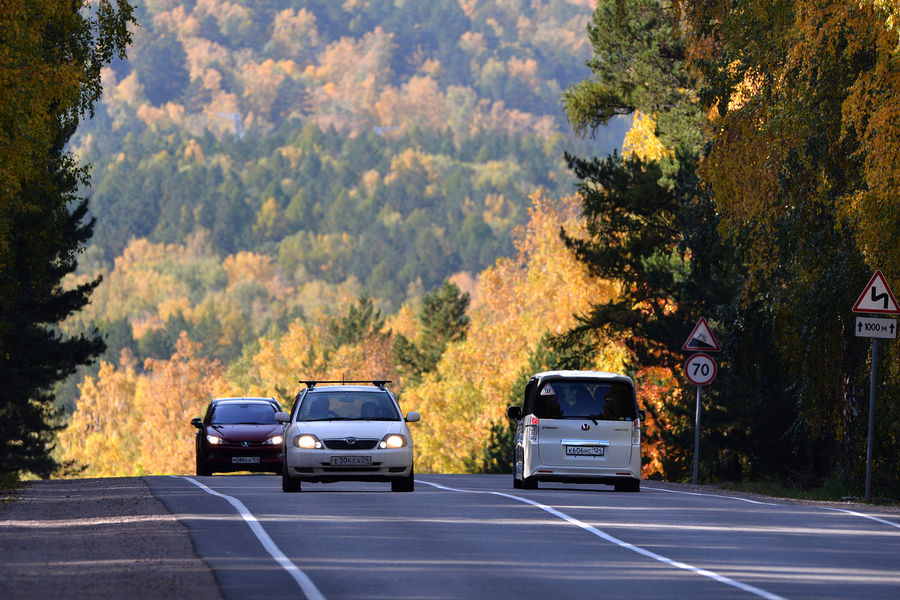
#> input picture img.jpg, 900 x 600 px
$ python main.py
#> lines starting #> are read from the running program, lines starting #| are printed output that depends on the picture; after the words box and inside, x2 and y2 are one past the last pixel; in counts of white or black regions, pixels touching at a corner belong together
### function.py
from pickletools import uint8

import cv2
import numpy as np
from collections import namedtuple
import random

def convert_to_grayscale(image_path: str)-> np.ndarray:
#> called with image_path = 'img.jpg'
    image: np.ndarray = cv2.imread(image_path)
#> image is the input picture: shape (600, 900, 3); mean B, G, R 88.2, 95.7, 102

    if image is None:
        raise ValueError("Помилка: не вийшло завантажити зображення.")

    res_image: np.ndarray = cv2.cvtColor(image, cv2.COLOR_BGR2GRAY)
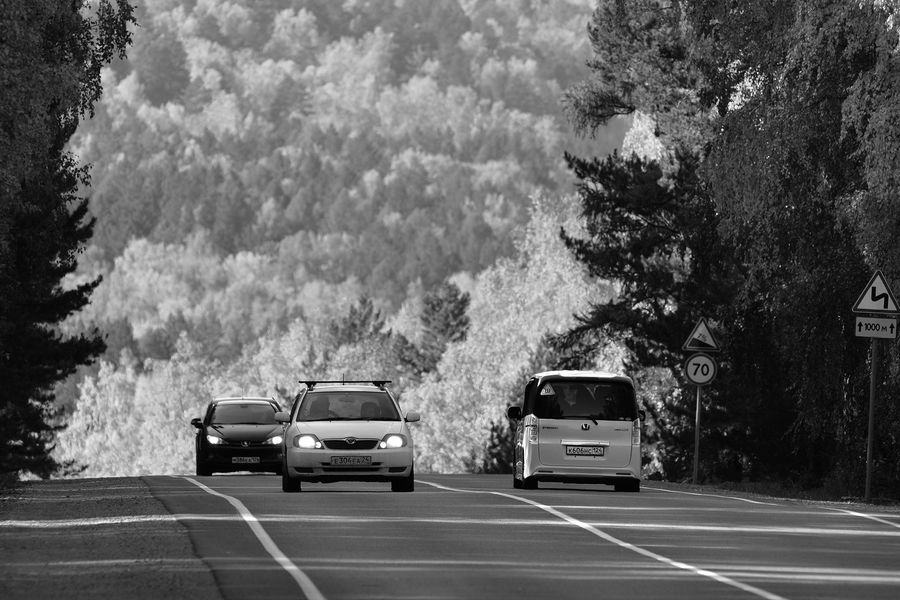
#> res_image: shape (600, 900); min 0, max 255, mean 96.7
#> call 2 of convert_to_grayscale, with image_path = 'img2.png'
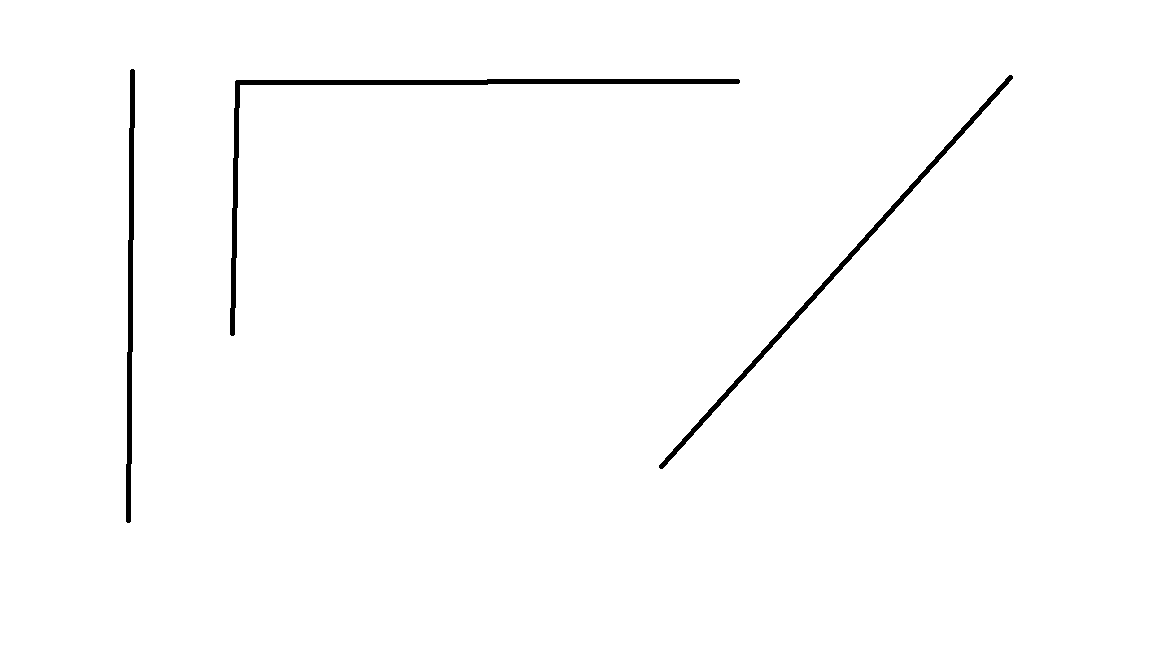
#> input picture img2.png, 1152 x 648 px
#> in convert_to_grayscale, image is the input picture: shape (648, 1152, 3); 98.8% white; 3 black regions, box (x1, y1, x2, y2) and area: (230, 79, 740, 336) 3776, (659, 75, 1013, 469) 2612, (126, 69, 135, 523) 2266

    return res_image

def checkThreshold(threshold: int):
    if threshold < 0 or threshold > 255:
        raise ValueError("Помилка: значення порогу виходить за межі (0 <= T <=255).")

def checkIsImageGray(img: np.ndarray):
    if len(img.shape) == 3:
        raise ValueError("Помилка: вхідне зображення має бути у відтінках сірого.")

# [39 lines left out: functions binarizationWithThresholdRaw, binarizationWithThreshold, getHistogramRaw, getHistogram, not called in this run]

def getOmegaRaw(img: np.ndarray):
    return img.shape[0] * img.shape[1]


# [80 lines left out: functions getRelativeHistogramRaw, getRelativeHistogram, OtsuBinarization, XDoGRaw, XDoG, XDoGBinarization, not called in this run]

def getInterval(pixel):
    intervals = [(0, 50), (51, 100), (101, 150), (151, 200), (201, 255)]
    for interval in intervals:
        if pixel >= interval[0] and pixel <= interval[1]:
            return interval


def generate_unique_color(existing_colors):
    while True:
        color = np.array([random.randint(0, 255), random.randint(0, 255), random.randint(0, 255)], dtype=np.uint8)

        if not any(np.array_equal(color, existing_color) for existing_color in existing_colors):
            existing_colors.append(color)
            return color

def SRG(img: np.ndarray) -> np.ndarray | None:
    try:
        checkIsImageGray(img)
        height, width = img.shape
#> height = 648; width = 1152
        control_array = np.zeros((height, width), dtype=bool)
        segment = namedtuple("Segment", ["interval", "points"])
        segments = []
        directions = [(-1, 0), (1, 0), (0, -1), (0, 1)]
        activeInterval = None
        tmpPoints = []
        stack = []
        for y in range(height):
            for x in range(width):
                if not control_array[y, x]:
                    tmpPoints = []
                    control_array[y, x] = True
                    stack.append((y, x))
                    tmpPoints.append((y, x))
                    activeInterval = getInterval(img[y, x])
                    while stack:
                        py, px = stack.pop()
                        for dx, dy in directions:
                            nx, ny = px + dx, py + dy

                            if 0 <= ny < height and 0 <= nx < width:
                                pixel = img[ny, nx]
                                if pixel >= activeInterval[0] and pixel <= activeInterval[1]:
                                    if not control_array[ny, nx]:
                                        control_array[ny, nx] = True
                                        stack.append((ny, nx))
                                        tmpPoints.append((ny, nx))
                    segments.append(segment(interval=activeInterval, points=tmpPoints))
#> control_array: shape (648, 1152) bool; every value is 1
#> after the loop, segments = 4 items; stack = []

        image_color = cv2.cvtColor(img, cv2.COLOR_GRAY2BGR)
        generated_colors = []
        for seg in segments:
            color = generate_unique_color(generated_colors)
            for point in seg.points:
                y, x = point
                image_color[y, x] = color  # Color the segment points in the output image
#> this loop made 4 passes
#> color on passes 1 to 4: [197, 215, 20], [132, 248, 207], [155, 244, 183], [111, 71, 144]
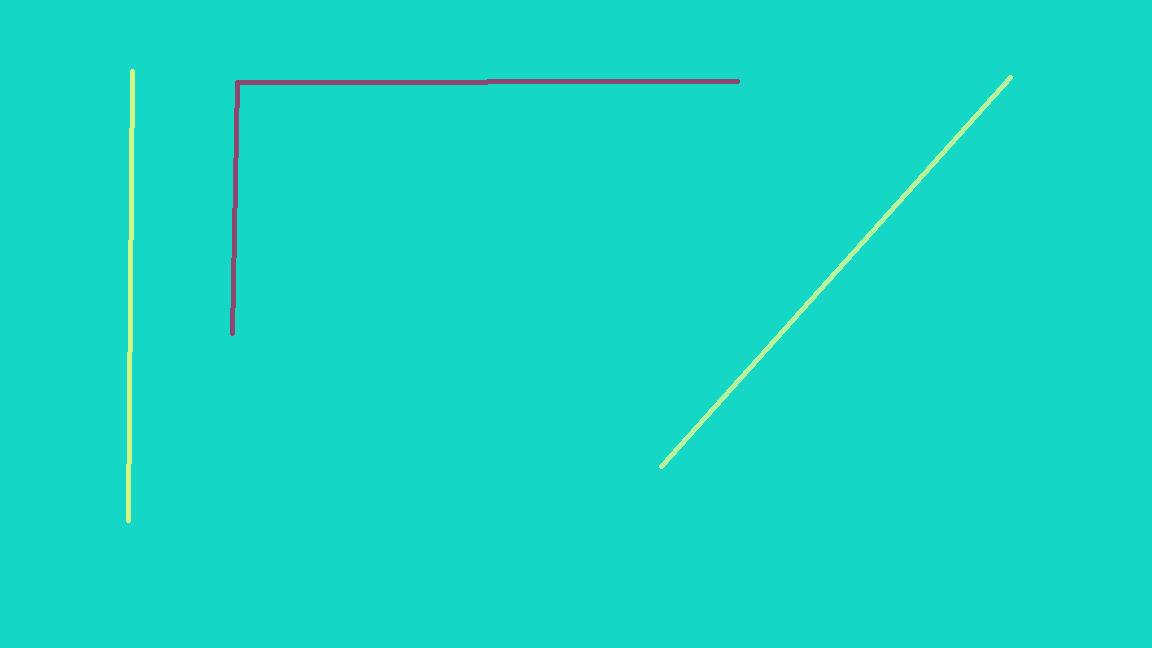
#> image_color: shape (648, 1152, 3); mean B, G, R 196.2, 214.5, 21.8

        return image_color
    except ValueError as e:
        print(e)
        return None

### main.py
import cv2
from function import convert_to_grayscale, binarizationWithThreshold, OtsuBinarization, XDoGBinarization, XDoG, SRG

if __name__ == '__main__':
    try:
        img = convert_to_grayscale("img.jpg")
        img2 = convert_to_grayscale("img2.png")
        # [4 lines of commented-out code are left out]
        res = SRG(img2)
        if res is not None:
            cv2.imshow("Input", img)
            cv2.imshow("Res", res)
            cv2.waitKey(0)
    except ValueError as e:
        print(e)
